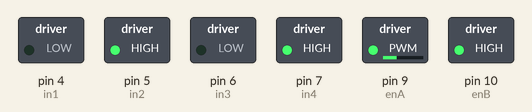
The sketch below on a simulated Arduino Uno, built with avr-gcc and run on an emulated ATmega328P. Parts: switched loads named in the sketch (green lamp = pin HIGH).

Above: at 0.1 s.
Timing chart, 0 to 1.6 s (numbered marks = the images above):
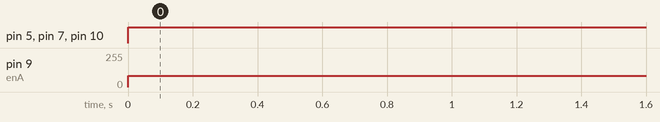

The sketch:

bot_code.ino
```cpp
const int in3 = 6;
const int in4 = 7;
const int enB = 10;
const int in2 = 5;
const int in1 = 4;
const int enA = 9;
const int trigPin = 11;
const int echoPin = 12;
const int IN_A0 = A0;
const int IN_D0 = 8;
const bool LEFT = 0;
const bool RIGHT = 1;


void setup() {
  // put your setup code here, to run once:
  pinMode(enA, OUTPUT);
  pinMode(in1, OUTPUT);
  pinMode(in2, OUTPUT);
  pinMode(enB, OUTPUT);
  pinMode(in3, OUTPUT);
  pinMode(in4, OUTPUT);
  pinMode (IN_A0, INPUT);
  pinMode (IN_D0, INPUT);
  pinMode(trigPin, OUTPUT);
  pinMode(echoPin, INPUT);
  Serial.begin(9600);
}

void loop() {
//  setMotor(RIGHT, HIGH, LOW, 200);
//  Serial.print(myUltra());
//  Serial.println(" cm");
//  Serial.println(line_sensor());
//  setMotor(RIGHT, HIGH, LOW, 200);
//  delay(500);
  digitalWrite(in3, LOW);
  digitalWrite(in4, HIGH);
  analogWrite(enB, 255);
  digitalWrite(in1, LOW);
  digitalWrite(in2, HIGH);
  analogWrite(enA, 85);
//  Serial.println(digitalRead(12));
//  analogWrite(enB, 200);
//  Serial.print(digitalRead(2));
//  Serial.print(" ");
//  Serial.println(digitalRead(3));
//  delay(500);


}

void setMotor(bool side, bool dir1, bool dir2, int speed) //side: left=0, right =1;
{
  if(side == 0)
  {
    digitalWrite(in1, dir1);
    digitalWrite(in2, dir2);
    analogWrite(enA, speed);
  }
  else
  {
    digitalWrite(in2, dir1);
    digitalWrite(in2, dir2);
    analogWrite(enB, speed);
  }
}

//call myMotor() in loop
void myMotor()
{

  delay(1000);

  digitalWrite(in1, HIGH);//Clockwise Direction
  digitalWrite(in2, LOW);
  analogWrite(enA, 200);

  delay(1000);


  digitalWrite(in1, LOW);
  digitalWrite(in2, HIGH);

  delay (1000);
  // now turn off motors
  digitalWrite(in1, LOW);
  digitalWrite(in2, LOW);


}

float line_sensor()
{
  int value_A0;
  bool value_D0;

  value_A0 = analogRead(IN_A0); // reads the analog input from the IR distance sensor
  value_D0 = digitalRead(IN_D0);// reads the digital input from the IR distance sensor
  return value_A0;


  delay(1000);
}

long duration;
int distance;

//call myUltra() in loop
float myUltra()
{
  // Clears the trigPin
  digitalWrite(trigPin, LOW);
  delayMicroseconds(2);
  // Sets the trigPin on HIGH state for 10 micro seconds
  digitalWrite(trigPin, HIGH);
  delayMicroseconds(10);
  digitalWrite(trigPin, LOW);
  // Reads the echoPin, returns the sound wave travel time in microseconds
  duration = pulseIn(echoPin, HIGH);
  // Calculating the distance
  distance= duration*0.034/2;
  // Prints the distance on the Serial Monitor
  return distance; //in cm

}
```

Measured:
- by itself, pin 5 (in2), pin 7 (in4), pin 10 (enB): LOW → HIGH at 0.00 s
- by itself, pin 9 (enA): 0/255 → 85/255 at 0.00 s
